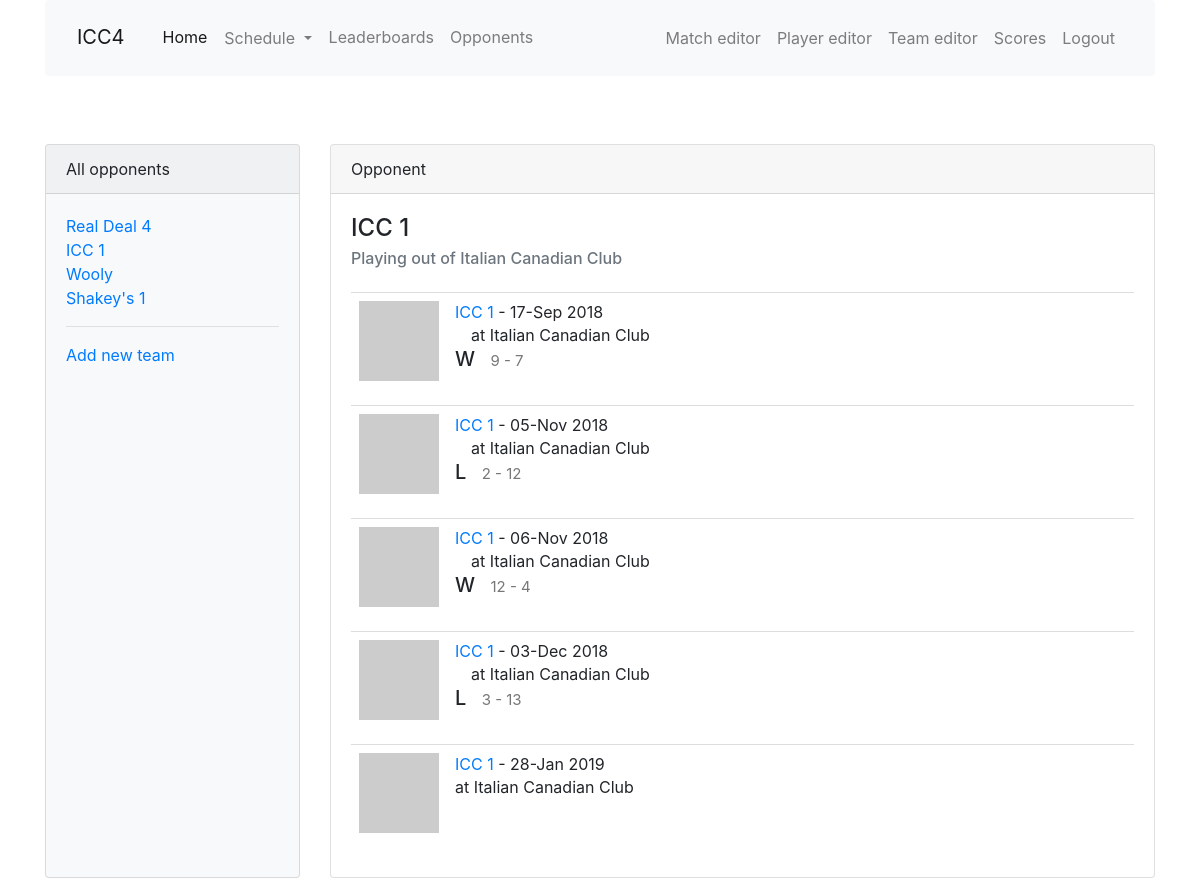
Page /opponent/2 on the earlier database version.
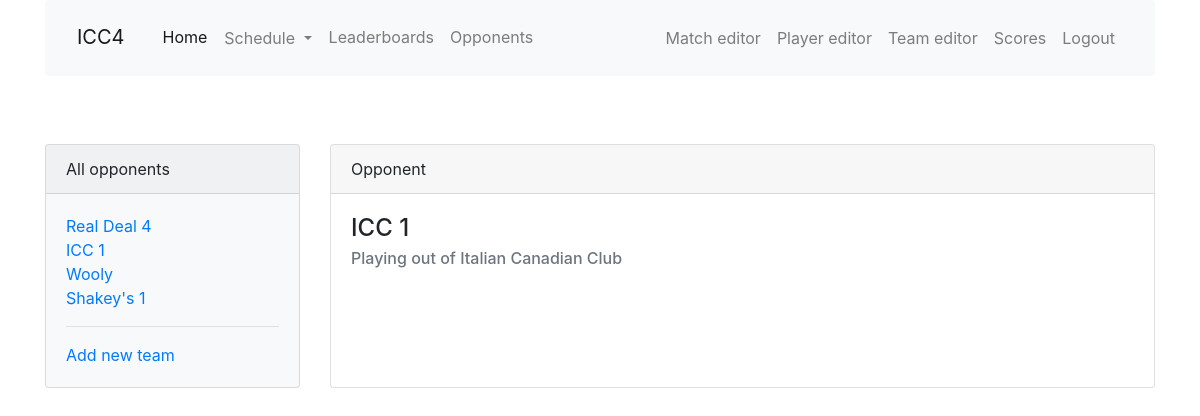
Same page on the later database version.
### app/models.py (models this page shows, shortened)
class Team(db.Model):
    id = db.Column(db.Integer, primary_key=True)
    name = db.Column(db.String(64), index=True, unique=True)
    home_location = db.Column(db.String(64), index=True)
    address = db.Column(db.String(128), index=True)
    matches = db.relationship('Match', back_populates='opponent', lazy='dynamic')
    def avatar(self, size):
        digest = md5(self.name.lower().encode('utf-8')).hexdigest()
        return 'https://www.gravatar.com/avatar/{}?d=identicon&s={}'.format(
            digest, size)

class Match(db.Model):
    id = db.Column(db.Integer, primary_key=True)
    opponent_id = db.Column(db.Integer, db. ForeignKey('team.id'))
    opponent = db.relationship('Team', back_populates='matches')
    date = db.Column(db.Date, index=True, default=date.today())
    location = db.Column(db.String(64))
    home_away = db.Column(db.String(32), index=True)
    match_type = db.Column(db.String(32), index=True)
    games = db.relationship('Game', back_populates='match', lazy='dynamic')
    team_score = db.Column(db.Integer, index=True)
    opponent_score = db.Column(db.Integer, index=True)
    win = db.Column(db.Boolean, index=True, default=None)
    overtime = db.Column(db.Boolean, index=True, default=False)
    match_summary = db.Column(db.String(512))
    food = db.Column(db.String(128))
    match_stats = db.relationship('MatchStats', uselist=False, back_populates='match')
    high_scores = db.relationship('HighScore', back_populates='match', lazy='dynamic')
    low_scores = db.relationship('LowScore', back_populates='match', lazy='dynamic')
    @hybrid_property
    def season(self):
        return season_from_date(self.date)

### app/main/routes.py (the view)
@bp.route('/opponent',  methods=['GET', 'POST'], defaults={'id': None})
@bp.route('/opponent/<id>',  methods=['GET', 'POST'])
def opponent(id):
    opponent = Team.query.filter_by(id=id).first()
    matches = Match.query.filter_by(opponent=opponent).order_by(Match.date).all()
    all_teams = Team.query.all()
    return render_template('opponent.html', opponent=opponent, all_teams=all_teams, matches=matches)

### app/templates/opponent.html (shortened to what this page needs)
{% extends "base.html" %}
{% import 'bootstrap/wtf.html' as wtf %}
{% block app_content %}
<div class="row">
  <div class="col-md-3">
    <div class="card h-100 bg-light">
      <div class="card-header">All opponents</div>
      <div class="card-body">
        <ul class="list-unstyled">
        {% for team in all_teams %}
          <li>
            <a href="{{ url_for('main.opponent', id=team.id) }}">{{ team.name }}</a>
          </li>
        {% endfor %}
        </ul>
        <hr>
        <a href="{{ url_for('main.team_edit') }}">Add new team</a>
      </div>
    </div>
  </div>
  <div class="col-md-9">
    <div class="card h-100">
      <div class="card-header">Opponent</div>
      <div class="card-body">
        {% if opponent %}
        <h4 class="card-title">{{ opponent.name }}</h4>
        <h6 class="card-subtitle mb-2 text-muted">Playing out of {{ opponent.home_location }}</h6>
          <table class="table table-hover">
          {% for match in matches %}
            {% include '_match.html' %}
          {% endfor %}
          </table>
        {% else %}
        <h4 class="card-title">Select an opponent from the left</h4>
        {% endif %}
      </div>
    </div>
  </div>
</div>
{% endblock %}

### app/templates/_match.html
<table class="table table-hover">
  <tr>
    <td width="70px">
      <a href="{{ url_for('main.match', id=match.id) }}">
        <img src="{{ match.opponent.avatar(70) }}">
      </a>
    </td>
    <td>
      <a href="{{ url_for('main.opponent', id=match.opponent_id) }}">
        {{ match.opponent.name }}
      </a>
       - {{ match.date.strftime('%d-%b %Y') }}
      <br>
      {% if match.home_away == 'away' %}
      at {{ match.opponent.home_location }}
      {% else %}
      &emsp;at Italian Canadian Club
      {% endif %}
      {% if match.win != None %}
      <h5>{% if match.win == True %}W{% else %}L{% endif %}&ensp;
      <small>{{ match.team_score }} - {{ match.opponent_score }}</small>
      </h5>
      {% endif %}
      </td>
  </tr>
</table>

Differences in the rows shown:
removed Match: opponent.name "ICC 1", date "17-Sep 2018", home_away "at Italian Canadian Club", win "W", team_score "9", opponent_score "7"
removed Match: opponent.name "ICC 1", date "05-Nov 2018", home_away "at Italian Canadian Club", win "L", team_score "2", opponent_score "12"
removed Match: opponent.name "ICC 1", date "06-Nov 2018", home_away "at Italian Canadian Club", win "W", team_score "12", opponent_score "4"
removed Match: opponent.name "ICC 1", date "03-Dec 2018", home_away "at Italian Canadian Club", win "L", team_score "3", opponent_score "13"
removed Match: opponent.name "ICC 1", date "28-Jan 2019", opponent.home_location "Italian Canadian Club"
